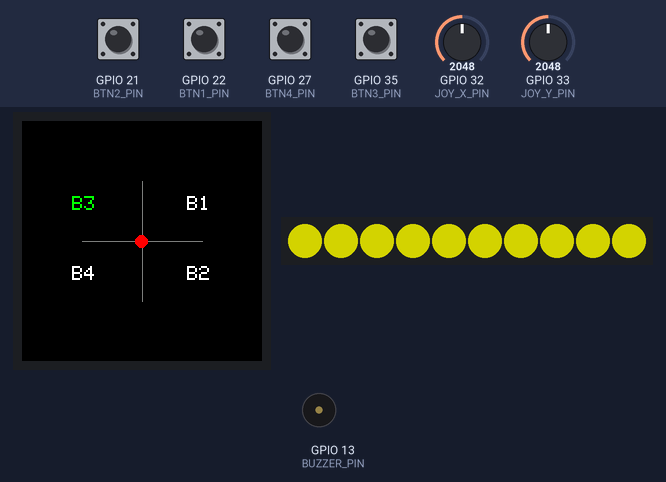
Recording of a sketch running on a simulated ESP32. Parts: 240×240 colour display, 10 RGB LEDs in strip order, left to right, buzzer (waves = sounding). Inputs (shaded band) come from the test bench; at power-on: GPIO 21 (BTN2_PIN), GPIO 22 (BTN1_PIN), GPIO 27 (BTN4_PIN) HIGH, GPIO 35 (BTN3_PIN) LOW, GPIO 32 (JOY_X_PIN) = 2048, GPIO 33 (JOY_Y_PIN) = 2048. Dim RGB values are drawn brighter than linear; WiFi joins after 1.5 s; servers stay silent unless stated; no MQTT or app messages arrive unless stated; what the sketch prints to the serial monitor is not drawn.

Above: at 1.4 s.
1.5 s: GPIO 21 (BTN2_PIN) pulled LOW for 0.15 s
At 1.62 s:
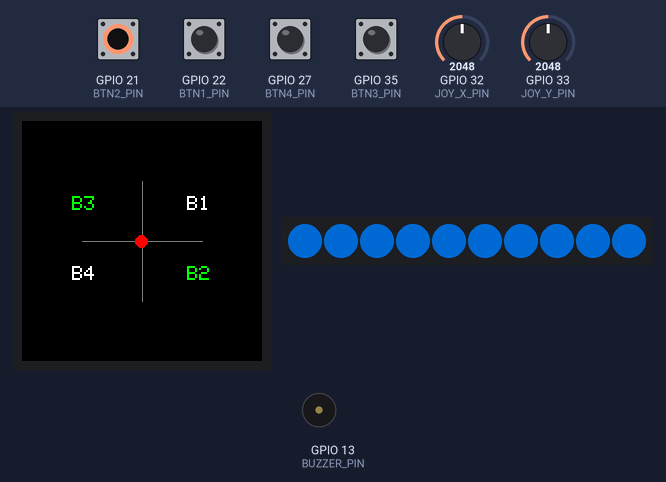
2.2 s: GPIO 22 (BTN1_PIN) pulled LOW for 1 s
At 3.1 s:
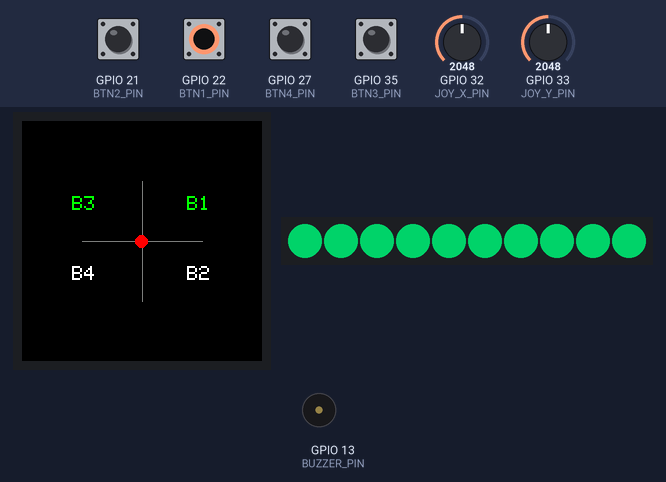
7.7 s: GPIO 32 (JOY_X_PIN) set to 1960
At 8.9 s:
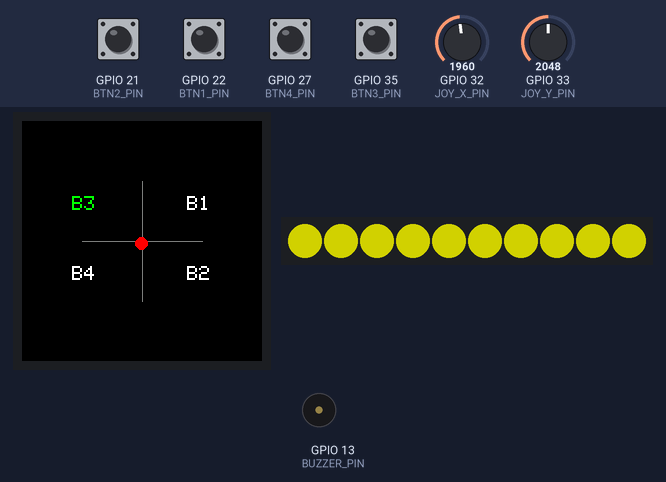
9.2 s: GPIO 27 (BTN4_PIN) pulled LOW for 0.15 s
At 9.32 s:
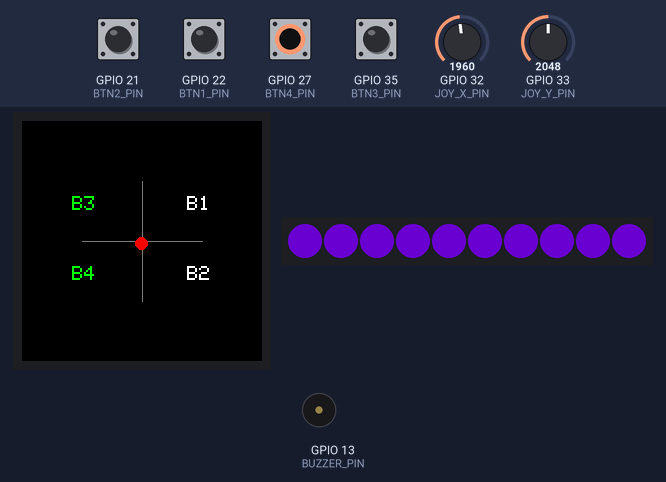
10.9 s: GPIO 22 (BTN1_PIN) pulled LOW for 0.15 s
At 11.03 s:
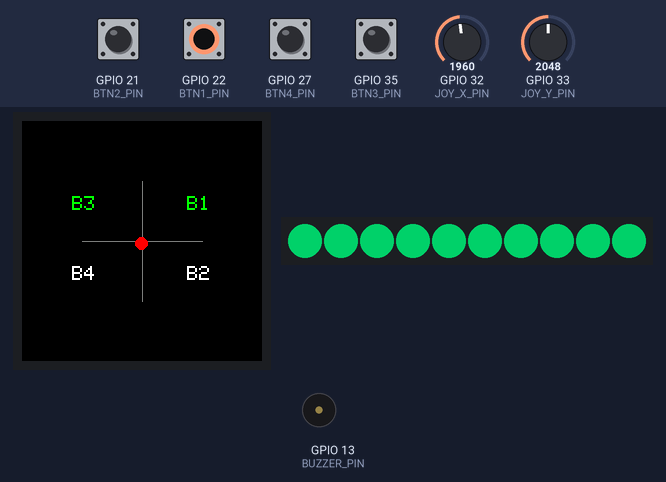
Timing chart, 0 to 13.6 s (numbered marks = the images above; inputs shaded):
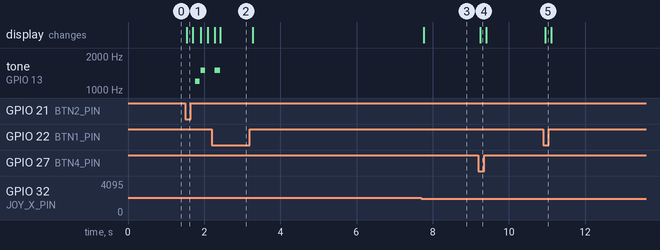

Measured:
- after the input at 1.5 s, the display: changes at once (image 1)
- after the input at 2.2 s, the display: first differs from a run without the input after 0.22 s (image 2)
- after the input at 7.7 s, the display: changes after 0.07 s (image 3)
- after the input at 9.2 s, the display: changes after 0.05 s (image 4)
- after the input at 10.9 s, the display: changes after 0.05 s (image 5)

The sketch:

Act9-Test-Yourself.ino
```cpp
/* Combined Sketch with Super Mario Easter Egg
   - NeoPixel (Adafruit_NeoPixel) on LED_PIN = 14, NUM_LEDS = 10
   - Joystick -> brightness (0..100) -> mapped to NeoPixel brightness (0..255)
   - Buttons -> 12 combos -> map to hue (0..360) -> NeoPixel color persists after release
   - Publish dimmer to WiFi/act9/esp01/dimmer (0..100)
   - Publish hue to    WiFi/act9/esp01/hue    (0..360)
   - WiFi double-beep + blink when connected
   - MQTT single-beep + blink when connected
   - Easter Egg: Super Mario tune when all 4 buttons pressed
*/

#include <SPI.h>
#include <Adafruit_GFX.h>
#include <Adafruit_GC9A01A.h>
#include <Wire.h>
#include <WiFi.h>
#include <PubSubClient.h>
#include <Adafruit_NeoPixel.h>

// ------------------------
// LCD pins
// ------------------------
#define TFT_CS    5
#define TFT_DC    25
#define TFT_RST   -1
#define TFT_SCLK  18
#define TFT_MOSI  23
Adafruit_GC9A01A tft(TFT_CS, TFT_DC, TFT_RST); // Create TFT object

// ------------------------
// Joystick pins
// ------------------------
#define JOY_X_PIN 32
#define JOY_Y_PIN 33

// ------------------------
// Button pins
// ------------------------
#define BTN1_PIN 22
#define BTN2_PIN 21
#define BTN3_PIN 35
#define BTN4_PIN 27

// ------------------------
// NeoPixel (RGB) configuration
// ------------------------
#define LED_PIN    14
#define NUM_LEDS   10
Adafruit_NeoPixel strip(NUM_LEDS, LED_PIN, NEO_GRB + NEO_KHZ800);

// ------------------------
// Buzzer pin
// ------------------------
#define BUZZER_PIN 13

// ------------------------
// WiFi + MQTT configuration
// ------------------------
const char* ssid     = "WIFI";
const char* password = "PASS1234";
const char* mqtt_server = "innovph.com";
const int   mqtt_port   = 1883;
const char* mqtt_user   = "mqtt";
const char* mqtt_pass   = "ICPHmqtt!";

WiFiClient espClient;
PubSubClient mqtt(espClient);

// ------------------------
// MQTT topics
// ------------------------
const char* deviceBaseTopic = "WiFi/act9/esp01";

// ------------------------
// Timing / throttles
// ------------------------
unsigned long lastMQTTReconnect = 0;
unsigned long lastPublishTime   = 0;
const unsigned long PUBLISH_INTERVAL = 200UL; // ms

// ------------------------
// Last published values to prevent flooding
// ------------------------
int lastPublishedDimmer = -1; // force first publish
int lastPublishedHue    = -1;

// ------------------------
// UI state
// ------------------------
int currentHue = 0;           // 0..360, persists across button releases
int currentBrightness = 128;  // 0..255 (NeoPixel scale)
bool wifiPreviouslyConnected = false;
bool mqttPreviouslyConnected = false;

// ------------------------
// Combo masks (12 combos)
// ------------------------
const uint8_t comboMasks[12] = {
  0b0001, // B1
  0b0010, // B2
  0b0100, // B3
  0b1000, // B4
  0b0011, // B1+B2
  0b0101, // B1+B3
  0b1001, // B1+B4
  0b0110, // B2+B3
  0b1010, // B2+B4
  0b1100, // B3+B4
  0b0111, // B1+B2+B3
  0b1110  // B2+B3+B4
};
const int NUM_COMBOS = 12;

// ------------------------
// Helper prototypes
// ------------------------
bool softwarePullupRead(int pin);
void drawCrosshair(int joyX, int joyY);
void drawQuadrantButtons(bool b1, bool b2, bool b3, bool b4);
void connectMQTT();
bool publishIntTopic(const char* topic, int value);
int maskToComboIndex(uint8_t mask);
int comboIndexToHue(int idx);
uint32_t HSVtoRGBpacked(int h, int s, int v);
void setStripHueBrightness(int hue, int brightness255);
void notifyWiFiConnected();
void notifyMQTTConnected();

// ------------------------
// Setup function
// ------------------------
void setup() {
  Serial.begin(115200); // Serial for debugging

  // Initialize TFT
  SPI.begin(TFT_SCLK, -1, TFT_MOSI, TFT_CS);
  tft.begin();
  tft.setRotation(0);
  tft.fillScreen(GC9A01A_BLACK);
  tft.setTextColor(GC9A01A_WHITE);
  tft.setTextSize(2);

  // Configure button pins
  pinMode(BTN1_PIN, INPUT_PULLUP);
  pinMode(BTN2_PIN, INPUT_PULLUP);
  pinMode(BTN3_PIN, INPUT); // floating; use softwarePullupRead
  pinMode(BTN4_PIN, INPUT_PULLUP);

  // Configure buzzer
  pinMode(BUZZER_PIN, OUTPUT);
  noTone(BUZZER_PIN); // ensure buzzer off initially

  // Initialize NeoPixel
  strip.begin();
  strip.show(); // turn all LEDs off initially

  // Start WiFi
  WiFi.begin(ssid, password);

  // Setup MQTT
  mqtt.setServer(mqtt_server, mqtt_port);
}

// ------------------------
// Main loop
// ------------------------
void loop() {
  unsigned long now = millis(); // current time

  // ------------------------
  // WiFi connection management
  // ------------------------
  if (WiFi.status() == WL_CONNECTED) {
    if (!wifiPreviouslyConnected) {
      wifiPreviouslyConnected = true;
      Serial.println("WiFi CONNECTED");
      notifyWiFiConnected(); // feedback via buzzer + LEDs
    }
  } else {
    wifiPreviouslyConnected = false; // will trigger notification on next connect
  }

  // ------------------------
  // MQTT connection management
  // ------------------------
  if (WiFi.status() == WL_CONNECTED) {
    if (!mqtt.connected()) {
      if (now - lastMQTTReconnect > 2000) {
        lastMQTTReconnect = now;
        connectMQTT(); // attempt to reconnect
      }
    } else {
      mqtt.loop(); // keep MQTT alive
      if (!mqttPreviouslyConnected) {
        mqttPreviouslyConnected = true;
        Serial.println("MQTT CONNECTED");
        notifyMQTTConnected(); // single beep + LED feedback
      }
    }
  } else {
    mqttPreviouslyConnected = false; // reset flag
  }

  // ------------------------
  // Read joystick analog values (0..4095)
  // ------------------------
  int joyX = analogRead(JOY_X_PIN);
  int joyY = analogRead(JOY_Y_PIN);

  // Map each axis to 0..100%
  int xPct = map(joyX, 0, 4095, 0, 100);
  int yPct = map(joyY, 0, 4095, 0, 100);

  // Compute dimmer as average of X & Y
  int dimmer = (xPct + yPct) / 2;

  // Map dimmer (0..100) to brightness (0..255)
  int brightness255 = map(dimmer, 0, 100, 0, 255);
  if (brightness255 != currentBrightness) {
    currentBrightness = brightness255;
    setStripHueBrightness(currentHue, currentBrightness);
  }

  // ------------------------
  // Read buttons (pressed == true)
  // ------------------------
  bool b1 = (digitalRead(BTN1_PIN) == LOW);
  bool b2 = (digitalRead(BTN2_PIN) == LOW);
  bool b3 = softwarePullupRead(BTN3_PIN);
  bool b4 = (digitalRead(BTN4_PIN) == LOW);

  // ------------------------
  // Super Mario Easter Egg
  // ------------------------
  // If all four buttons are pressed simultaneously, play Super Mario tune
  if (b1 && b2 && b3 && b4) {
    int marioMelody[]   = { 659, 659, 0, 659, 0, 523, 659, 0, 784 }; // frequencies (Hz)
    int marioDurations[]= { 150, 150, 150, 150, 150, 150, 150, 150, 300 }; // ms

    for (int i = 0; i < 9; i++) {
      if (marioMelody[i] == 0) {
        noTone(BUZZER_PIN); // pause
      } else {
        tone(BUZZER_PIN, marioMelody[i], marioDurations[i]);
      }
      delay(marioDurations[i] * 1.3); // short gap between notes
    }
    noTone(BUZZER_PIN); // stop buzzer after tune
  }

  // ------------------------
  // Draw UI
  // ------------------------
  drawCrosshair(joyX, joyY);
  drawQuadrantButtons(b1, b2, b3, b4);

  // ------------------------
  // Button combos -> hue
  // ------------------------
  uint8_t mask = (b1 ? 0x1 : 0) | (b2 ? 0x2 : 0) | (b3 ? 0x4 : 0) | (b4 ? 0x8 : 0);
  int comboIdx = maskToComboIndex(mask);
  int hueForThisCombo = -1;
  if (comboIdx >= 0) {
    hueForThisCombo = comboIndexToHue(comboIdx);
  }

  // Apply color immediately if combo valid
  if (hueForThisCombo >= 0 && hueForThisCombo != currentHue) {
    currentHue = hueForThisCombo;
    setStripHueBrightness(currentHue, currentBrightness);
  }

  // ------------------------
  // Publish dimmer & hue (throttled)
  // ------------------------
  if (WiFi.status() == WL_CONNECTED && mqtt.connected() && (now - lastPublishTime >= PUBLISH_INTERVAL)) {
    lastPublishTime = now;

    // Publish dimmer if changed
    if (abs(dimmer - lastPublishedDimmer) >= 1) {
      char topicDim[64];
      snprintf(topicDim, sizeof(topicDim), "%s/dimmer", deviceBaseTopic);
      if (publishIntTopic(topicDim, dimmer)) lastPublishedDimmer = dimmer;
    }

    // Publish hue if changed
    if (currentHue >= 0 && currentHue != lastPublishedHue) {
      char topicHue[64];
      snprintf(topicHue, sizeof(topicHue), "%s/hue", deviceBaseTopic);
      if (publishIntTopic(topicHue, currentHue)) lastPublishedHue = currentHue;
    }
  }

  // Small UI refresh delay
  delay(60);
}

// ------------------------
// Helper functions
// ------------------------

// Software pull-up read for floating button
bool softwarePullupRead(int pin) {
  int lowCount = 0;
  for (int i = 0; i < 10; i++) {
    if (digitalRead(pin) == LOW) lowCount++;
    delayMicroseconds(300);
  }
  return (lowCount > 7);
}

// Draw joystick crosshair
void drawCrosshair(int joyX, int joyY) {
  int cx = 120;
  int cy = 120;
  int dx = map(joyY, 4095, 0, -40, 40);
  int dy = map(joyX, 0, 4095, -40, 40);

  tft.fillCircle(cx, cy, 60, GC9A01A_BLACK); // clear area
  tft.drawLine(cx - 60, cy, cx + 60, cy, GC9A01A_DARKGREY);
  tft.drawLine(cx, cy - 60, cx, cy + 60, GC9A01A_DARKGREY);
  tft.fillCircle(cx + dx, cy - dy, 6, GC9A01A_RED);
}

// Draw button quadrant labels
void drawQuadrantButtons(bool b1, bool b2, bool b3, bool b4) {
  tft.setTextSize(2);
  int cx = 120;
  int cy = 120;
  tft.setCursor(cx + 45, cy - 45); tft.setTextColor(b1 ? GC9A01A_GREEN : GC9A01A_WHITE); tft.print("B1");
  tft.setCursor(cx + 45, cy + 25); tft.setTextColor(b2 ? GC9A01A_GREEN : GC9A01A_WHITE); tft.print("B2");
  tft.setCursor(cx - 70, cy - 45); tft.setTextColor(b3 ? GC9A01A_GREEN : GC9A01A_WHITE); tft.print("B3");
  tft.setCursor(cx - 70, cy + 25); tft.setTextColor(b4 ? GC9A01A_GREEN : GC9A01A_WHITE); tft.print("B4");
}

// MQTT callback (just log)
void mqttCallback(char* topic, byte* payload, unsigned int length) {
  Serial.print("MQTT RX ["); Serial.print(topic); Serial.print("] ");
  for (unsigned int i = 0; i < length; i++) Serial.print((char)payload[i]);
  Serial.println();
}

// Attempt MQTT connection
void connectMQTT() {
  if (mqtt.connected()) return;
  Serial.println("Connecting MQTT...");
  if (mqtt.connect("ESP32Client", mqtt_user, mqtt_pass)) {
    Serial.println("MQTT Connected!");
    mqtt.setCallback(mqttCallback);
    mqtt.subscribe("WiFi/#");
  } else {
    Serial.print("MQTT fail rc="); Serial.println(mqtt.state());
  }
}

// Publish integer topic
bool publishIntTopic(const char* topic, int value) {
  char buf[12]; itoa(value, buf, 10);
  return mqtt.publish(topic, buf);
}

// Convert button mask to combo index
int maskToComboIndex(uint8_t mask) {
  for (int i = 0; i < NUM_COMBOS; ++i) if (comboMasks[i] == mask) return i;
  return -1;
}

// Map combo index to hue
int comboIndexToHue(int idx) {
  if (idx < 0 || idx >= NUM_COMBOS) return -1;
  return idx * (360 / NUM_COMBOS);
}

// Convert HSV to packed RGB for NeoPixel
uint32_t HSVtoRGBpacked(int h, int s_percent, int v) {
  if (h < 0) h = 0; if (h > 360) h = 360;
  if (s_percent < 0) s_percent = 0; if (s_percent > 100) s_percent = 100;
  int s = (s_percent * 255) / 100;

  if (s == 0) return strip.Color(v, v, v); // gray

  float hf = (float)h / 60.0f;
  int i = floor(hf);
  float f = hf - i;
  int p = (int)((v * (255 - s)) / 255.0f);
  int q = (int)((v * (255 - (s * f))) / 255.0f);
  int t = (int)((v * (255 - (s * (1.0f - f)))) / 255.0f);
  uint8_t r, g, b;
  switch (i % 6) {
    case 0: r = v; g = t; b = p; break;
    case 1: r = q; g = v; b = p; break;
    case 2: r = p; g = v; b = t; break;
    case 3: r = p; g = q; b = v; break;
    case 4: r = t; g = p; b = v; break;
    case 5: r = v; g = p; b = q; break;
    default: r = v; g = v; b = v; break;
  }
  return strip.Color(r, g, b);
}

// Set NeoPixel color using hue and brightness
void setStripHueBrightness(int hue, int brightness255) {
  uint32_t packed = HSVtoRGBpacked(hue, 100, brightness255);
  for (int i = 0; i < NUM_LEDS; ++i) strip.setPixelColor(i, packed);
  strip.show();
}

// WiFi connected notification (double beep + cyan flash)
void notifyWiFiConnected() {
  tone(BUZZER_PIN, 1200, 120);
  delay(150);
  tone(BUZZER_PIN, 1500, 120);

  uint32_t flash = strip.Color(0, 150, 150);
  for (int i = 0; i < NUM_LEDS; ++i) strip.setPixelColor(i, flash);
  strip.show();
  delay(160);
  setStripHueBrightness(currentHue, currentBrightness);
}

// MQTT connected notification (single beep + green flash)
void notifyMQTTConnected() {
  tone(BUZZER_PIN, 1500, 150);
  uint32_t flash = strip.Color(0, 180, 0);
  for (int i = 0; i < NUM_LEDS; ++i) strip.setPixelColor(i, flash);
  strip.show();
  delay(120);
  setStripHueBrightness(currentHue, currentBrightness);
}
```
